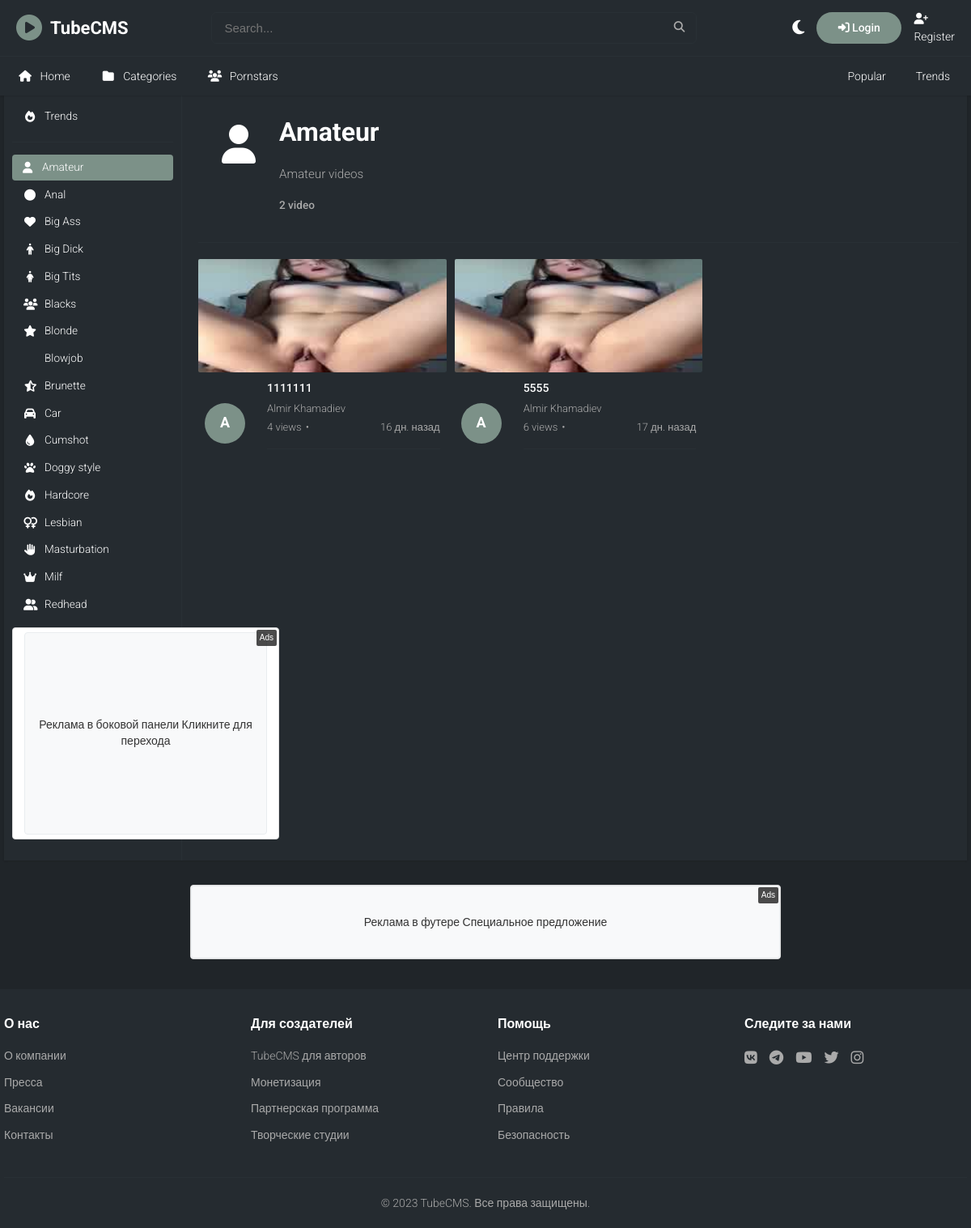
Page /videos/category/amateur/ on the committed database.
### apps/core/models.py (models this page shows, shortened)
class TimeStampedModel(models.Model):
    created_at = models.DateTimeField(auto_now_add=True)
    updated_at = models.DateTimeField(auto_now=True)
    class Meta:
        abstract = True

class Category(TimeStampedModel):
    name = models.CharField(max_length=100, unique=True)
    slug = models.SlugField(max_length=100, unique=True)
    description = models.TextField(blank=True)
    icon = models.CharField(max_length=50, blank=True, help_text="Font Awesome icon class")
    is_active = models.BooleanField(default=True)
    order = models.PositiveIntegerField(default=0)
    class Meta:
        verbose_name = "Category"
        verbose_name_plural = "Categories"
        ordering = ['order', 'name']

### apps/ads/models.py (models this page shows, shortened)
class AdBanner(models.Model):
    BANNER_TYPES = [
        ('image', 'Изображение'),
        ('video', 'Видео'),
        ('html', 'HTML'),
        ('text', 'Текст'),
    ]
    name = models.CharField(max_length=200, verbose_name="Название баннера")
    campaign = models.ForeignKey(AdCampaign, on_delete=models.CASCADE, related_name='banners', verbose_name="Кампания")
    placement = models.ForeignKey(AdPlacement, on_delete=models.CASCADE, related_name='banners', verbose_name="Место размещения")
    banner_type = models.CharField(max_length=20, choices=BANNER_TYPES, verbose_name="Тип баннера")
    image = models.ImageField(upload_to='ads/images/', blank=True, null=True, verbose_name="Изображение")
    video = models.FileField(upload_to='ads/videos/', blank=True, null=True, verbose_name="Видео")
    html_content = models.TextField(blank=True, verbose_name="HTML контент")
    text_content = models.TextField(blank=True, verbose_name="Текстовый контент")
    target_url = models.URLField(verbose_name="Целевая ссылка")
    alt_text = models.CharField(max_length=200, blank=True, verbose_name="Альтернативный текст")
    is_active = models.BooleanField(default=True, verbose_name="Активно")
    priority = models.PositiveIntegerField(default=0, verbose_name="Приоритет")
    weight = models.PositiveIntegerField(default=1, verbose_name="Вес (для ротации)")
    impressions_count = models.PositiveIntegerField(default=0, verbose_name="Количество показов")
    clicks_count = models.PositiveIntegerField(default=0, verbose_name="Количество кликов")
    created_at = models.DateTimeField(auto_now_add=True, verbose_name="Создано")
    updated_at = models.DateTimeField(auto_now=True, verbose_name="Обновлено")
    class Meta:
        verbose_name = "Рекламный баннер"
        verbose_name_plural = "Рекламные баннеры"
        ordering = ['-priority', '-created_at']
    def record_impression(self):
        self.impressions_count += 1
        self.save(update_fields=['impressions_count'])

### apps/videos/models.py (models this page shows, shortened)
class Video(TimeStampedModel):
    STATUS_CHOICES = [
        ('draft', 'Draft'),
        ('processing', 'Processing'),
        ('published', 'Published'),
        ('private', 'Private'),
        ('rejected', 'Rejected'),
    ]
    user = models.ForeignKey(User, on_delete=models.CASCADE, related_name='videos')
    title = models.CharField(max_length=200)
    description = models.TextField(blank=True)
    temp_video_file = models.FileField(upload_to='videos/tmp/', blank=True, null=True, help_text="Video file (converted versions)", verbose_name="Video file")
    converted_files = models.JSONField(default=list, blank=True, help_text="Paths to converted video files")
    preview = models.FileField(upload_to='previews/', blank=True, null=True, help_text="Short video preview")
    poster = models.ImageField(upload_to='posters/', blank=True, null=True)
    category = models.ForeignKey(Category, on_delete=models.SET_NULL, null=True, blank=True)
    tags = models.ManyToManyField(Tag, blank=True)
    performers = models.ManyToManyField('models.Model', blank=True, related_name='videos', through='models.ModelVideo')
    duration = models.PositiveIntegerField(default=0, help_text="Duration in seconds")
    file_size = models.PositiveIntegerField(default=0, help_text="File size in bytes")
    resolution = models.CharField(max_length=20, blank=True, help_text="e.g., 1920x1080")
    format = models.CharField(max_length=10, blank=True, help_text="e.g., mp4, avi")
    status = models.CharField(max_length=20, choices=STATUS_CHOICES, default='draft')
    is_published = models.BooleanField(default=False)
    is_featured = models.BooleanField(default=False)
    is_premium = models.BooleanField(default=False)
    views_count = models.PositiveIntegerField(default=0)
    likes_count = models.PositiveIntegerField(default=0)
    dislikes_count = models.PositiveIntegerField(default=0)
    comments_count = models.PositiveIntegerField(default=0)
    slug = models.SlugField(max_length=250, unique=True, blank=True, null=True)
    meta_description = models.CharField(max_length=160, blank=True)
    processing_status = models.CharField(max_length=20, default='pending')
    processing_progress = models.PositiveIntegerField(default=0)
    processing_error = models.TextField(blank=True)
    class Meta:
        verbose_name = "Video"
        verbose_name_plural = "Videos"
        ordering = ['-created_at']
        indexes = [
            models.Index(fields=['status', 'is_published']),
            models.Index(fields=['user', 'created_at']),
            models.Index(fields=['views_count']),
        ]

### apps/users/models.py (models this page shows, shortened)
class User(AbstractUser):
    email = models.EmailField(unique=True)
    avatar = models.ImageField(upload_to='avatars/', blank=True, null=True)
    bio = models.TextField(max_length=500, blank=True)
    birth_date = models.DateField(blank=True, null=True)
    location = models.CharField(max_length=100, blank=True)
    website = models.URLField(blank=True)
    is_verified = models.BooleanField(default=False)
    subscribers_count = models.PositiveIntegerField(default=0)
    videos_count = models.PositiveIntegerField(default=0)
    total_views = models.PositiveIntegerField(default=0)
    created_at = models.DateTimeField(auto_now_add=True)
    updated_at = models.DateTimeField(auto_now=True)
    USERNAME_FIELD = 'email'
    REQUIRED_FIELDS = ['username']
    class Meta:
        verbose_name = "User"
        verbose_name_plural = "Users"
    @property
    def full_name(self):
        if self.first_name and self.last_name:
            return f"{self.first_name} {self.last_name}"
        return self.username
    @property
    def display_name(self):
        return self.full_name or self.username

### apps/videos/views.py (the view)
# urls.py: path('category/<slug:slug>/', views.category_videos, name='category'),
def category_videos(request, slug):
    category = get_object_or_404(Category, slug=slug, is_active=True)
    videos = Video.objects.filter(category=category, is_published=True, status='published').select_related('user', 'category')
    paginator = Paginator(videos, 20)
    page_number = request.GET.get('page')
    page_obj = paginator.get_page(page_number)
    context = {
        'category': category,
        'videos': page_obj,
    }
    return render(request, 'videos/category.html', context)

### apps/core/context_processors.py (called while the page is built)
def theme(request):
    if request.user.is_authenticated and hasattr(request.user, 'profile'):
        theme_preference = request.user.profile.theme_preference
    else:
        theme_preference = 'dark'  # Default theme
    return {
        'theme': theme_preference
    }

def categories(request):
    return {
        'categories': Category.objects.filter(is_active=True).order_by('order', 'name')
    }

### apps/core/templatetags/core_tags.py (called while the page is built)
@register.filter
def time_ago(value):
    if not value:
        return ""
    now = timezone.now()
    diff = now - value
    if diff.days > 0:
        return f"{diff.days} дн. назад"
    elif diff.seconds > 3600:
        hours = diff.seconds // 3600
        return f"{hours} ч. назад"
    elif diff.seconds > 60:
        minutes = diff.seconds // 60
        return f"{minutes} мин. назад"
    else:
        return "только что"

@register.filter
def format_views(value):
    if value >= 1000000:
        return f"{value/1000000:.1f}M"
    elif value >= 1000:
        return f"{value/1000:.1f}K"
    else:
        return str(value)

@register.filter
def format_duration(seconds):
    if not seconds:
        return "0:00"
    hours = seconds // 3600
    minutes = (seconds % 3600) // 60
    seconds = seconds % 60
    if hours > 0:
        return f"{hours:02d}:{minutes:02d}:{seconds:02d}"
    else:
        return f"{minutes:02d}:{seconds:02d}"

@register.filter
def truncate_text(text, length=100):
    if len(text) <= length:
        return text
    return text[:length] + "..."

@register.simple_tag
def get_avatar_initial(user):
    if user.first_name:
        return user.first_name[0].upper()
    elif user.username:
        return user.username[0].upper()
    return "U"

### templates/videos/category.html (shortened to what this page needs)
{% extends 'base.html' %}
{% load core_tags %}
{% block content %}
<div class="category-container">
    <div class="category-header">
        <div class="category-icon">
            <i class="fas fa-{{ category.icon|default:'tag' }}"></i>
        </div>
        <div class="category-info">
            <h1>{{ category.name }}</h1>
            {% if category.description %}
                <p class="category-description">{{ category.description }}</p>
            {% endif %}
            <div class="category-stats">
                <span>{{ videos.paginator.count }} video</span>
            </div>
        </div>
    </div>
    <div class="category-content">
        {% if videos %}
            <div class="video-grid">
                {% for video in videos %}
                    {% include 'partials/video_card.html' %}
                {% endfor %}
            </div>
        {% endif %}
    </div>
</div>
{% endblock %}

### templates/partials/sidebar.html (shortened to what this page needs)
{% load ads_tags %}
<aside class="sidebar">
	<div class="sidebar-section">
		<ul>
			<li><a href="{% url 'core:search' %}?sort=trending" class="{% if request.resolver_match.url_name == 'search' and request.GET.sort == 'trending' %}active{% endif %}"><i class="fas fa-fire"></i> Trends</a></li>
		</ul>
	</div>
	<div class="separator"></div>
	<div class="sidebar-section">
		<ul>
			{% for category in categories %}
			<li><a href="{% url 'videos:category' category.slug %}" class="{% if request.resolver_match.url_name == 'category' and request.resolver_match.kwargs.slug == category.slug %}active{% endif %}"><i class="fas fa-{{ category.icon|default:'tag' }}"></i> {{ category.name }}</a></li>
			{% endfor %}
		</ul>
	</div>
	{% ad_banner 'sidebar-banner' request %}
</aside>

### templates/ads/banner.html (shortened to what this page needs)
{% load static %}
{% if banner %}
<div class="ad-banner" data-banner-id="{{ banner.id }}" data-placement="{{ placement.slug }}">
    {% if banner.banner_type == 'image' and banner.image %}
        <a href="{% url 'ads:click' banner.id %}" target="_blank" rel="nofollow">
            <img src="{{ banner.image.url }}"
                 alt="{{ banner.alt_text|default:banner.name }}"
                 width="{{ placement.width }}"
                 height="{{ placement.height }}"
                 class="ad-image">
        </a>
    {% elif banner.banner_type == 'html' and banner.html_content %}
        <div class="ad-html">
            {{ banner.html_content|safe }}
        </div>
    {% elif banner.banner_type == 'text' and banner.text_content %}
        <a href="{% url 'ads:click' banner.id %}" target="_blank" rel="nofollow" class="ad-text-link">
            <div class="ad-text" style="width: {{ placement.width }}px; height: {{ placement.height }}px;">
                {{ banner.text_content }}
            </div>
        </a>
    {% endif %}
    <div class="ad-label">Ads</div>
</div>
{% endif %}

### templates/partials/video_card.html (shortened to what this page needs)
{% load core_tags %}
<div class="video-card">
    <a href="{% url 'videos:detail' video.slug %}">
        <div class="thumbnail">
            {% if video.poster %}
                <img src="{{ video.poster.url }}" alt="{{ video.title }}" class="poster-image" loading="lazy">
            {% else %}
                <div class="poster-placeholder"></div>
            {% endif %}
        </div>
    </a>
    <div class="video-info">
        <div class="channel-avatar">
            {% get_avatar_initial video.user %}
        </div>
        <div class="video-details">
            <div class="video-title">{{ video.title|truncate_text:50 }}</div>
            <div class="channel-name">{{ video.user.display_name }}</div>
            <div class="video-meta">
                <span>{{ video.views_count|format_views }} views</span>
                <span>{{ video.created_at|time_ago }}</span>
            </div>
        </div>
    </div>
</div>

### rows in the picture
Category: name "Amateur", description "Amateur videos"
Category: name "Anal"
Category: name "Big Ass"
Category: name "Big Dick"
Category: name "Big Tits"
Category: name "Blacks"
Category: name "Blonde"
Category: name "Blowjob"
Category: name "Brunette"
Category: name "Car"
Category: name "Cumshot"
Category: name "Doggy style"
Category: name "Hardcore"
Category: name "Lesbian"
Category: name "Masturbation"
Category: name "Milf"
Category: name "Redhead"
AdBanner: text_content "Реклама в боковой панели Кликните для перехода"
Video: poster (picture), user.first_name "A", title "1111111", user.display_name "Almir Khamadiev", views_count "4", created_at "16 дн. назад"
Video: poster (picture), user.first_name "A", title "5555", user.display_name "Almir Khamadiev", views_count "6", created_at "17 дн. назад"
AdBanner: text_content "Реклама в футере Специальное предложение"

### other values in the picture
{{ videos.paginator.count }} "2"
